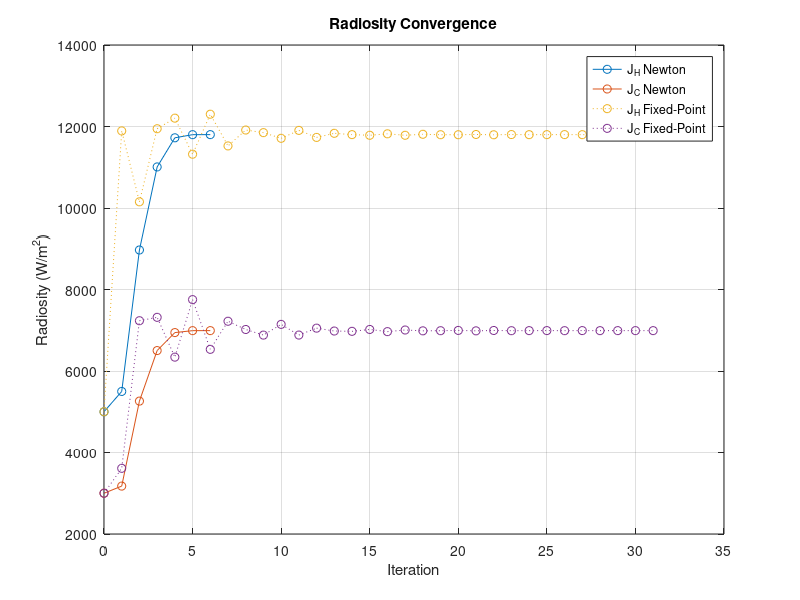
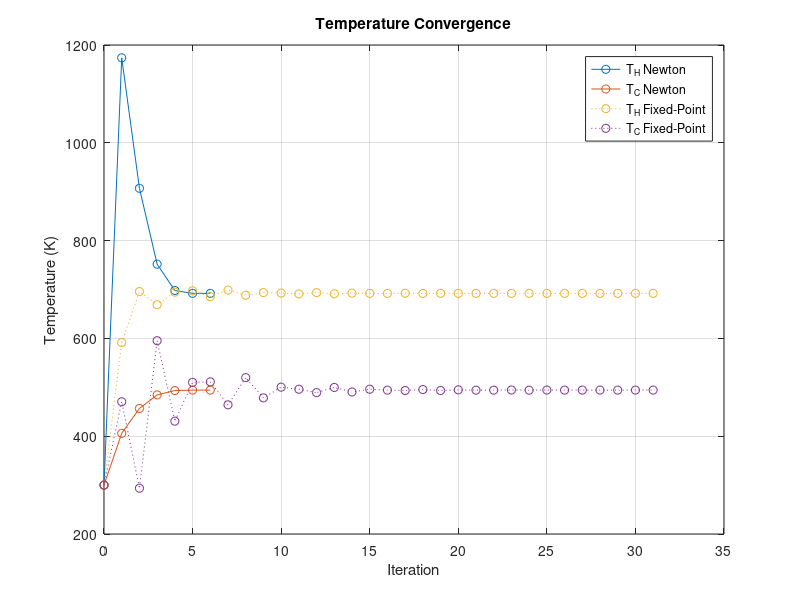

MATLAB code for these plots, in order:
%% Part a)
clc, clear, close all

function valN1 = N1(JH, TH, JC, TC) %Row 1 function Newton
    valN1 = 5.67e-8 * TC^4 + 17.41 * TC - JC - 5000;
end

function valN2 = N2(JH, TH, JC, TC) %Row 2 function Newton
    valN2 = JC - 0.71 * JH + 7.46 * TC - 2300;
end

function valN3 = N3(JH, TH, JC, TC) %Row 3 function Newton
    valN3 = 5.67e-8 * TH^4 + 1.865 * TH - JH - 2500;
end

function valN4 = N4(JH, TH, JC, TC) %Row 4 function Newton
    valN4 = JH - 0.71 * JC + 7.46 * TH - 12000;
end

%% Part b)

function Jacobian = J(JH, TH, JC, TC)
Jacobian = [0,      0,                       -1,     4*5.67e-8*TC^3 + 17.41;
    -0.71,   0,                        1,     7.46;
    -1,      4*5.67e-8*TH^3 + 1.865,   0,     0;
    1,      7.46,                    -0.71,  0];
end

guessN = [5000;  % JH
         300;    % TH
         3000;   % JC
         300];   % TC

maxTol = 1e-4;
tol = 1;
i = 2;

resvN(1,:) = [0 guessN' tol]; %[iteration JH TH JC TC error]

while tol >= maxTol
    Jac = J(guessN(1), guessN(2), guessN(3), guessN(4));

    functionValues = [N1(guessN(1), guessN(2), guessN(3), guessN(4));
                      N2(guessN(1), guessN(2), guessN(3), guessN(4));
                      N3(guessN(1), guessN(2), guessN(3), guessN(4));
                      N4(guessN(1), guessN(2), guessN(3), guessN(4))];

     NewN = guessN - Jac \ functionValues;

     errorJH = abs((NewN(1) - guessN(1)) / NewN(1));
     errorTH = abs((NewN(2) - guessN(2)) / NewN(2));
     errorJC = abs((NewN(3) - guessN(3)) / NewN(3));
     errorTC = abs((NewN(4) - guessN(4)) / NewN(4));

     tol = max([errorJH errorTH errorJC errorTC]);

     resvN(i,:) = [i-1 NewN' tol];

     guessN = NewN;
     i = i + 1;
end

format shortG

solution = guessN
resvN

%% Part d)

function valfFP1 = FP1(JH, TH, JC, TC) %TC
    valfFP1 = ((JC - 17.41 * TC + 5000) / (5.67e-8)) ^ (1/4);
end

function valfFP2 = FP2(JH, TH, JC, TC) %JC
    valfFP2 = 2300 + 0.71 * JH - 7.46 * TC;
end

function valfFP3 = FP3(JH, TH, JC, TC) %JH
    valfFP3 = 12000 + 0.71 * JC - 7.46 * TH;
end

function valfFP4 = FP4(JH, TH, JC, TC) %TH
    valfFP4 = ((JH - 1.865 * TH + 2500) / (5.67e-8)) ^ (1/4);
end

guessFP = [5000; %JH
           300;  %TH
           3000; %JC
           300]; %TC

maxTol = 1e-4;
tol = 1;
i = 2;

resvFP(1,:) = [0 guessFP' tol]; %[iteration JH TH JC TC error]

while tol >= maxTol

    NewFP = [FP3(guessFP(1), guessFP(2), guessFP(3), guessFP(4));
             FP4(guessFP(1), guessFP(2), guessFP(3), guessFP(4));
             FP2(guessFP(1), guessFP(2), guessFP(3), guessFP(4));
             FP1(guessFP(1), guessFP(2), guessFP(3), guessFP(4))];

    errorJH = abs((NewFP(1) - guessFP(1)) / NewFP(1));
    errorTH = abs((NewFP(2) - guessFP(2)) / NewFP(2));
    errorJC = abs((NewFP(3) - guessFP(3)) / NewFP(3));
    errorTC = abs((NewFP(4) - guessFP(4)) / NewFP(4));

    tol = max([errorJH errorTH errorJC errorTC]);

    resvFP(i,:) = [i-1 NewFP' tol];

    guessFP = NewFP;
    i = i + 1;
end

solution = guessFP
resvFP

%% Part e)

% Radiosities
figure
plot(resvN(:,1), resvN(:,2), '-o')
hold on
plot(resvN(:,1), resvN(:,4), '-o')
plot(resvFP(:,1), resvFP(:,2), ':o')
plot(resvFP(:,1), resvFP(:,4), ':o')

xlabel('Iteration')
ylabel('Radiosity (W/m^2)')
title('Radiosity Convergence')
legend('J_H Newton', 'J_C Newton', 'J_H Fixed-Point', 'J_C Fixed-Point')
grid on


% Temperatures
figure
plot(resvN(:,1), resvN(:,3), '-o')
hold on
plot(resvN(:,1), resvN(:,5), '-o')
plot(resvFP(:,1), resvFP(:,3), ':o')
plot(resvFP(:,1), resvFP(:,5), ':o')

xlabel('Iteration')
ylabel('Temperature (K)')
title('Temperature Convergence')
legend('T_H Newton', 'T_C Newton', 'T_H Fixed-Point', 'T_C Fixed-Point')
grid on

%% Part f)

% Both Newton and fixed-point iteration converged to approximately
% the same solution. Newton converged much faster, requiring about
% 6 iterations, while fixed-point iteration required 31 iterations.
% However, Newton requires calculating the Jacobian, while
% fixed-point iteration required solving each equation for a variable.
% Depending on the complexity of the equations, it could be beneficial to
% do either.
